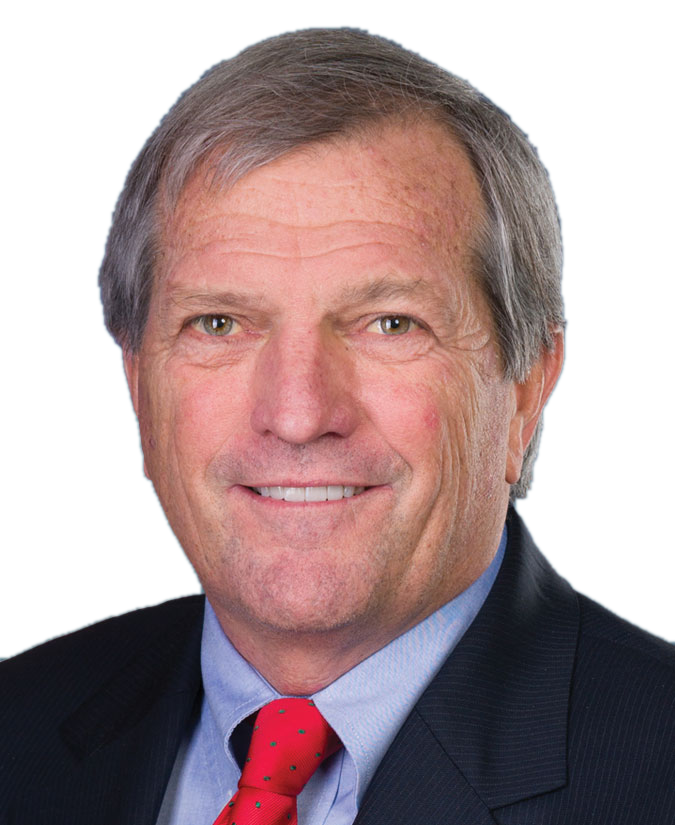
#> input picture carrot/quote-cards/kit/photos/desaulnier-cutout.png, 675 x 825 px
$ python -i treat.py   (imports and definitions only)
#> lines starting #> are read from the running program, lines starting #| are printed output that depends on the picture; after the words box and inside, x2 and y2 are one past the last pixel; in counts of white or black regions, pixels touching at a corner belong together
#> further down, picture is the input picture: PIL image 675x825 RGBA; mean R, G, B, A 118.3, 109.1, 116.2, 167.1
"""Image treatments and focal-point detection. Pure PIL/numpy/OpenCV.

Every treatment starts from the full-resolution source PNG and writes a q95 JPEG
(or PNG for halftone) into build/img/. Nothing is resized below source size.
"""
from pathlib import Path
import numpy as np
import cv2
from PIL import Image, ImageFilter, ImageOps

_MODEL = str(Path(__file__).resolve().parent / "models" / "yunet.onnx")


def hex_rgb(h):
    h = h.lstrip("#")
    return np.array([int(h[i:i + 2], 16) for i in (0, 2, 4)], dtype=np.float32)


def load(path):
    return Image.open(path).convert("RGB")


# [61 lines left out: functions faces, focal, upscale_if_needed, curve, bw, duotone and 1 more, not called in this run]


def halftone(im, ink="#161412", cell=None):
    """Newsprint dot screen, rotated 45°, ink on transparent."""
#> called with ink = '#161412'
    g = ImageOps.autocontrast(ImageOps.grayscale(im), cutoff=1)
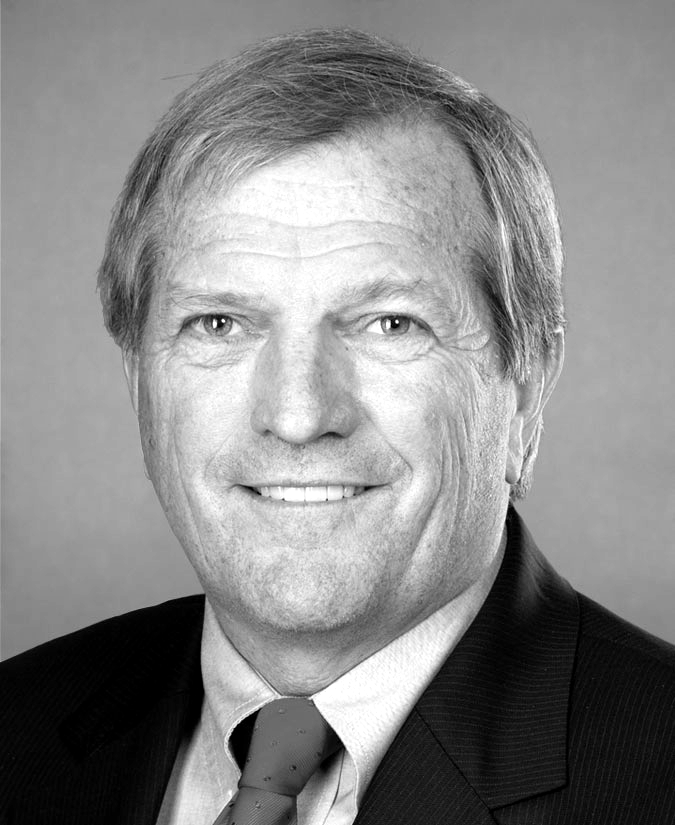
#> g: PIL image 675x825 L; min 0, max 255, mean 136.7
    cell = cell or max(6, g.width // 140)
#> cell = 6
    rot = g.rotate(45, expand=True, fillcolor=255)
    a = np.asarray(rot, dtype=np.float32) / 255.0
    H, W = a.shape
#> H = 1061; W = 1061
    yy, xx = np.mgrid[0:H, 0:W]
    cx = (xx % cell) - cell / 2 + 0.5
    cy = (yy % cell) - cell / 2 + 0.5
    # mean darkness per cell
    small = rot.resize((max(1, W // cell), max(1, H // cell)), Image.Resampling.BOX)
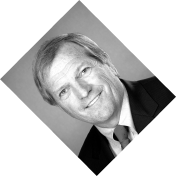
#> small: PIL image 176x176 L; min 0, max 255, mean 196.5
    dark = 1 - np.asarray(small.resize((W, H), Image.Resampling.NEAREST), dtype=np.float32) / 255.0
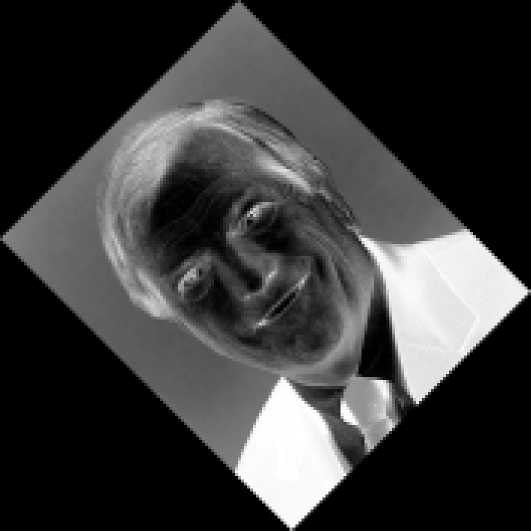
#> dark: shape (1061, 1061) float32 (shown at 1/2 size); min 0, max 1, mean 0.229
    r = np.sqrt(dark) * cell * 0.72
    dots = (np.sqrt(cx ** 2 + cy ** 2) <= r).astype(np.uint8) * 255
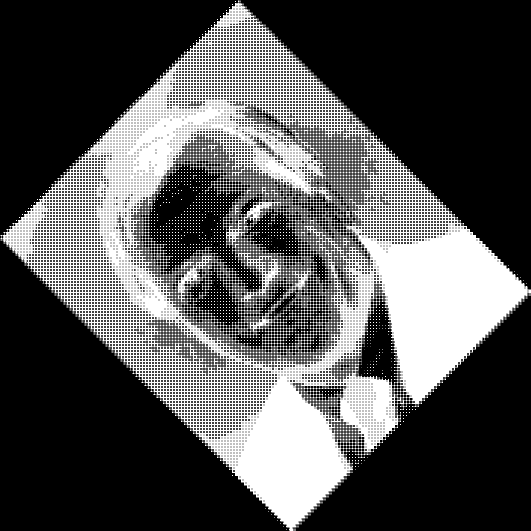
#> dots: shape (1061, 1061) (shown at 1/2 size); 32.7% white; 3929 white regions (3901 under 20 px), largest, box (x1, y1, x2, y2) and area: (6, 6, 1061, 1061) 316361, (475, 505, 563, 605) 2674, (355, 511, 425, 605) 1996
    mask = Image.fromarray(dots).rotate(-45, expand=True)
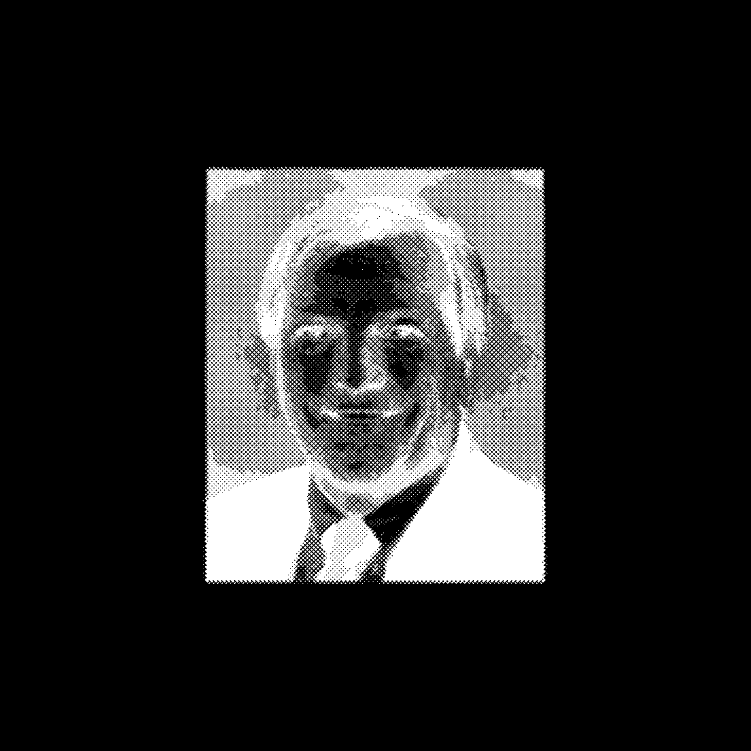
#> mask: PIL image 1501x1501 L (shown at 1/2 size); 16.3% white; 3912 white regions (3884 under 20 px), largest, box (x1, y1, x2, y2) and area: (409, 333, 1092, 1168) 316762, (664, 693, 779, 796) 2773, (578, 630, 689, 690) 1991
    ox, oy = (mask.width - g.width) // 2, (mask.height - g.height) // 2
#> ox = 413; oy = 338
    mask = mask.crop((ox, oy, ox + g.width, oy + g.height))
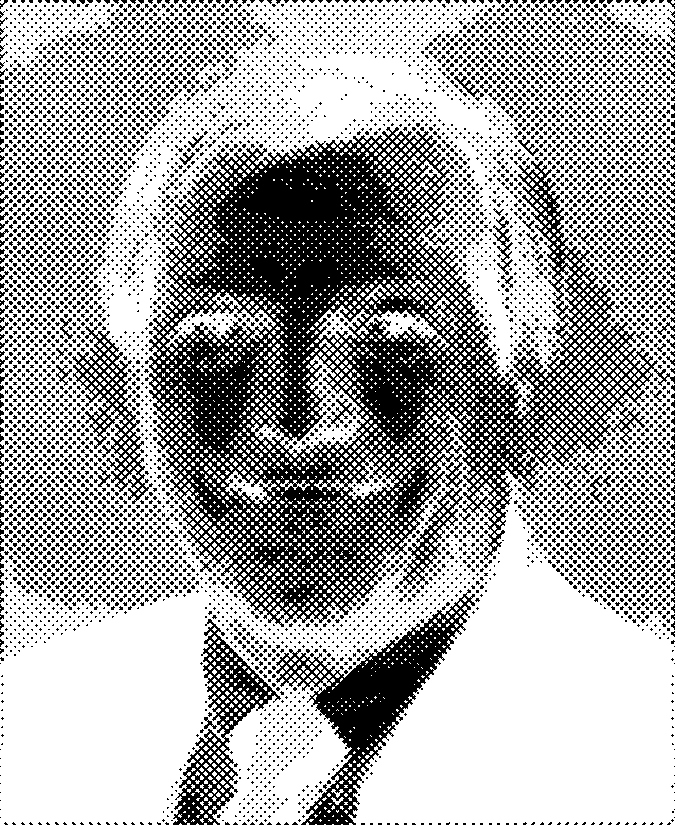
#> mask: PIL image 675x825 L; 65.5% white; 7013 black regions (6920 under 20 px), largest, box (x1, y1, x2, y2) and area: (149, 127, 675, 627) 101717, (276, 589, 475, 825) 11735, (173, 619, 281, 825) 5436
    out = Image.new("RGBA", g.size, tuple(int(v) for v in hex_rgb(ink)) + (0,))
    out.putalpha(mask)
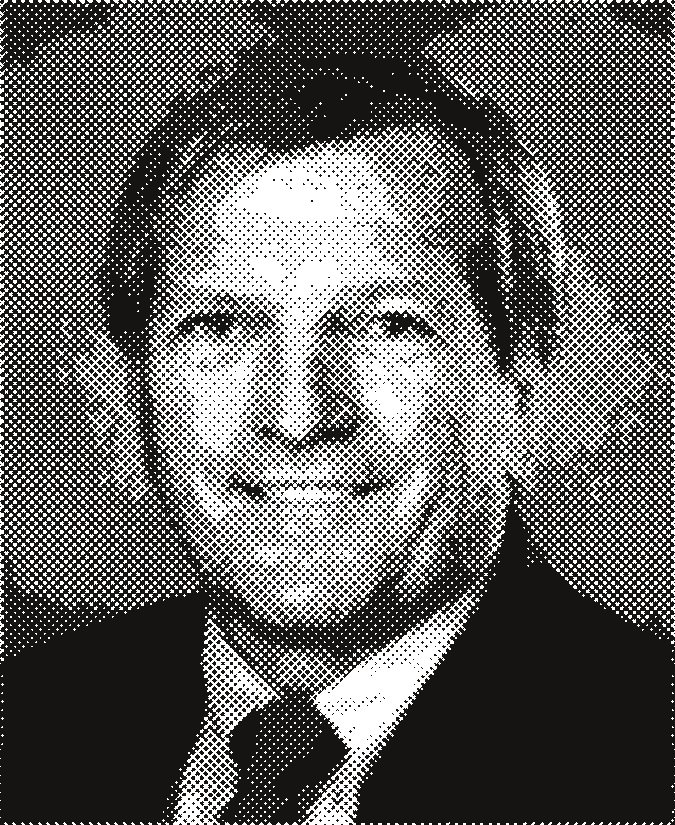
#> out: PIL image 675x825 RGBA; mean R, G, B, A 22, 20, 18, 167.1; transparent parts drawn white
    return out


# [8 lines left out: function save, not called in this run]

>>> from PIL import Image
>>> picture = Image.open('photos/desaulnier-cutout.png')
>>> result = halftone(picture)
